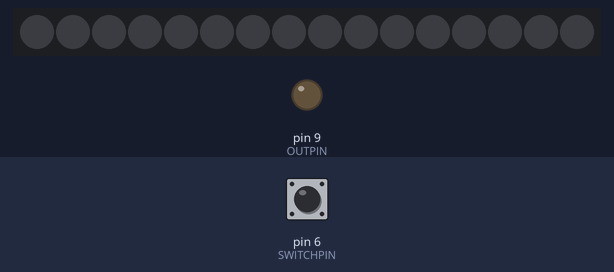
Simulated run of this sketch. Board: Arduino Uno, built with avr-gcc and run on an emulated ATmega328P. On the bench: 16 RGB LEDs in strip order, left to right, output pins drawn as LEDs (lit = HIGH). The test bench sets the inputs (shaded band); at power-on: pin 6 (SWITCHPIN) LOW. Pins used as bus, display or sensor lines are not drawn; what the sketch prints to the serial monitor is not drawn.

Above: at 1.2 s.
1.3 s: pin 6 (SWITCHPIN) pulled HIGH for 1 s
At 1.78 s:
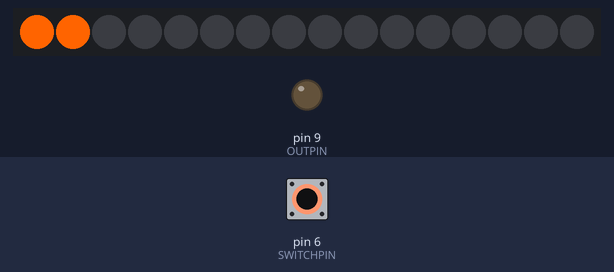
4.0 s: pin 6 (SWITCHPIN) pulled HIGH for 3.2 s
At 5.09 s:
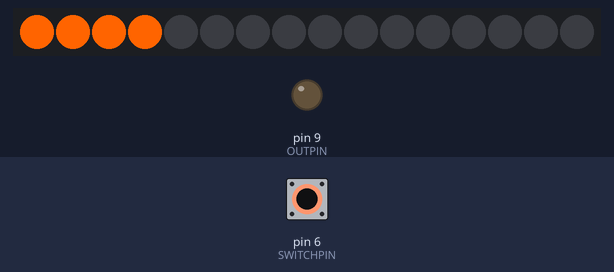
Timing chart, 0 to 7.0 s (numbered marks = the images above; inputs shaded):
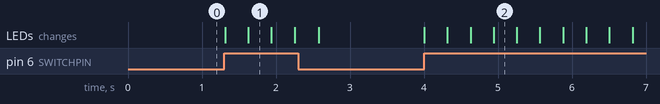

The sketch:

FloraGasTank.ino
```cpp
#include <Adafruit_NeoPixel.h>
#include <avr/power.h>

#define PIN 12
#define SWITCHPIN 6
#define OUTPIN 9
#define TRIGGERPIN 10

// Parameter 1 = number of pixels in strip
// Parameter 2 = Arduino pin number (most are valid)
// Parameter 3 = pixel type flags, add together as needed:
//   NEO_KHZ800  800 KHz bitstream (most NeoPixel products w/WS2812 LEDs)
//   NEO_KHZ400  400 KHz (classic 'v1' (not v2) FLORA pixels, WS2811 drivers)
//   NEO_GRB     Pixels are wired for GRB bitstream (most NeoPixel products)
//   NEO_RGB     Pixels are wired for RGB bitstream (v1 FLORA pixels, not v2)
Adafruit_NeoPixel strip = Adafruit_NeoPixel(16, PIN, NEO_GRB + NEO_KHZ800);

// IMPORTANT: To reduce NeoPixel burnout risk, add 1000 uF capacitor across
// pixel power leads, add 300 - 500 Ohm resistor on first pixel's data input
// and minimize distance between Arduino and first pixel.  Avoid connecting
// on a live circuit...if you must, connect GND first.

void setup() {
  strip.begin();
  strip.show(); // Initialize all pixels to 'off'

  Serial.begin(9600);
  Serial.write("Initializing");
  pinMode(SWITCHPIN, INPUT);
  pinMode(OUTPIN, OUTPUT);
  pinMode(TRIGGERPIN, OUTPUT);

}

void loop() {

  uint32_t yellow = strip.Color(255, 100, 0);
  uint32_t green = strip.Color(0, 255, 0);

  digitalWrite(OUTPIN, LOW);

  int val = digitalRead(SWITCHPIN);

  if (val == HIGH) {

    digitalWrite(TRIGGERPIN, HIGH);

    // Begin light sequence, if sensor stops at any point reset the sequence

    for (int i=0; i < strip.numPixels(); i=i+1) {
      strip.setPixelColor(i, yellow);
      strip.show();

      delay(312);

      val = digitalRead(SWITCHPIN);

      if (val != HIGH) {
        return;
      }
    }

    setLights(green, 0);

    digitalWrite(OUTPIN, HIGH);
    digitalWrite(TRIGGERPIN, LOW);

    delay(2000);
  } else {
    // Shut off lights
    setLights(0, 0);

    digitalWrite(TRIGGERPIN, LOW);
  }
}

void setLights(uint32_t color, int wait) {
  for (int i=0; i < strip.numPixels(); i=i+1) {
    strip.setPixelColor(i, color);
    strip.show();

    delay(wait);
  }


}
```

Measured:
- after the input at 1.3 s, the LEDs: first change at once (image 1 shows a later state)
- after the input at 4.0 s, the LEDs: first change at once (image 2 shows a later state)
